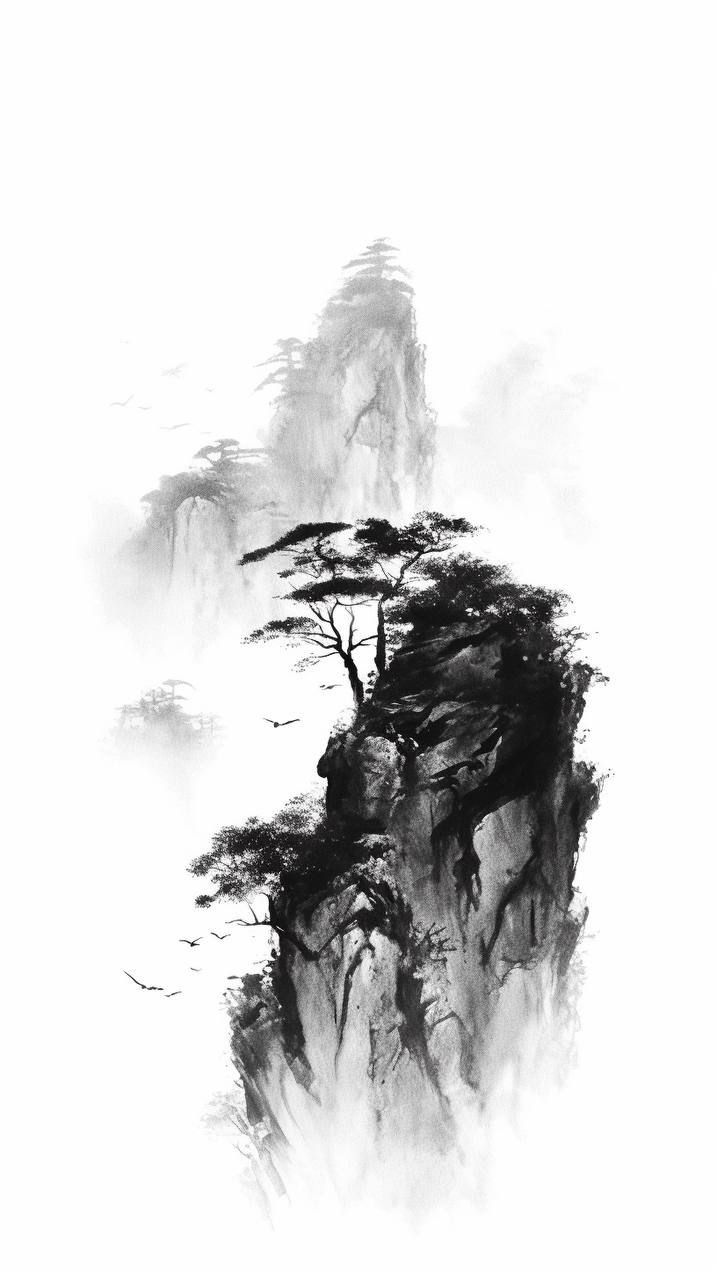
#> input picture ghostty/images/ink_painting/231231fa46ea589a1241079179f42f87.jpg, 717 x 1280 px
$ python -i tint-bg-images.py   (imports and definitions only)
#> lines starting #> are read from the running program, lines starting #| are printed output that depends on the picture
# /// script
# dependencies = ["pillow"]
# ///
# Remaps background images so their background color lands exactly on
# the Flexoki Light paper color (fffcf0) instead of standing out
# against the terminal background.
#
# Most images' "white" is not pure 255 white, so a plain multiply
# leaves a visible seam. Instead, the dominant (background) color of
# each image is detected, and each channel is rescaled so that color
# maps exactly to the paper color. Images without a bright background
# fall back to a plain multiply. Embedded ICC profiles are converted
# to sRGB first, and output is always PNG so no recompression can
# shift the flat background afterwards.
#
# Usage: uv run ghostty/tint-bg-images.py [SRC_DIR] [DST_DIR]
#   SRC_DIR defaults to ~/dotfiles/ghostty/images/ink_painting
#   DST_DIR defaults to <SRC_DIR>-tinted
# Already-tinted files are skipped unless the source is newer, so
# re-running after adding new images only converts the additions.

import io
import sys
from collections import Counter
from pathlib import Path

from PIL import Image, ImageChops, ImageCms

PAPER = (0xFF, 0xFC, 0xF0)
EXTENSIONS = {".jpg", ".jpeg", ".png", ".webp"}


def to_srgb(img: Image.Image) -> Image.Image:
    icc = img.info.get("icc_profile")
    if not icc:
        return img
    src_profile = ImageCms.ImageCmsProfile(io.BytesIO(icc))
    dst_profile = ImageCms.createProfile("sRGB")
    mode = "RGBA" if img.mode in ("RGBA", "LA", "PA") else "RGB"
    return ImageCms.profileToProfile(img, src_profile, dst_profile,
                                     outputMode=mode)


def detect_background(rgb: Image.Image) -> tuple[int, int, int]:
    small = rgb.resize((64, 64))
    return max(small.getcolors(64 * 64))[1]


def tint(src: Path, dst: Path) -> None:
#> called with dst = 'out.png'
    img = to_srgb(Image.open(src))
#> img is the input picture: PIL image 717x1280 RGB; mean R, G, B 222.3, 222.2, 222.3
    alpha = img.getchannel("A") if img.mode in ("RGBA", "LA", "PA") else None
    rgb = img.convert("RGB")

    bg = detect_background(rgb)
#> in detect_background, `small = rgb.resize((64, 64))`:
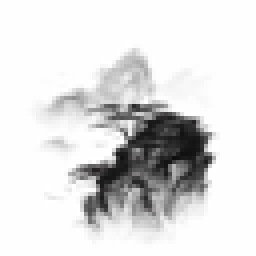
#> small: PIL image 64x64 RGB (shown 4 times larger); mean R, G, B 222.3, 222.2, 222.2
#> bg = (254, 254, 254)
    if min(bg) >= 180:
        # Bright background: rescale each channel so bg -> PAPER exactly.
        luts = []
        for bg_c, paper_c in zip(bg, PAPER):
            scale = paper_c / max(bg_c, 1)
            luts.append([min(255, round(i * scale)) for i in range(256)])
#> this loop made 3 passes
#> (paper_c, scale) on passes 1 to 3: (255, 1), (252, 0.992), (240, 0.945)
#> after the loop, luts = 3 items
        out = Image.merge("RGB", [
            ch.point(lut) for ch, lut in zip(rgb.split(), luts)
        ])
    else:
        # No white-ish background to pin down; a multiply is enough.
        out = ImageChops.multiply(rgb, Image.new("RGB", rgb.size, PAPER))

    if alpha is not None:
        out = out.convert("RGBA")
        out.putalpha(alpha)
    out.save(dst)


def main() -> None:
    src_dir = Path(sys.argv[1]) if len(sys.argv) > 1 else (
        Path.home() / "dotfiles/ghostty/images/ink_painting"
    )
    dst_dir = Path(sys.argv[2]) if len(sys.argv) > 2 else (
        src_dir.parent / f"{src_dir.name}-tinted"
    )
    dst_dir.mkdir(parents=True, exist_ok=True)

    converted = skipped = 0
    for src in sorted(src_dir.iterdir()):
        if not src.is_file() or src.suffix.lower() not in EXTENSIONS:
            continue
        dst = dst_dir / f"{src.stem}.png"
        if dst.exists() and dst.stat().st_mtime >= src.stat().st_mtime:
            skipped += 1
            continue
        tint(src, dst)
        converted += 1
        print(f"tinted: {src.name} -> {dst.name}")

    print(f"{converted} converted, {skipped} up-to-date -> {dst_dir}")


# [2 lines not run here, left out]

>>> result = tint('images/ink_painting/231231fa46ea589a1241079179f42f87.jpg', 'out.png')

$ run again, on ghostty/images/ink_painting/fa413c9a8706fea295230a1cc0eb24d2.jpg
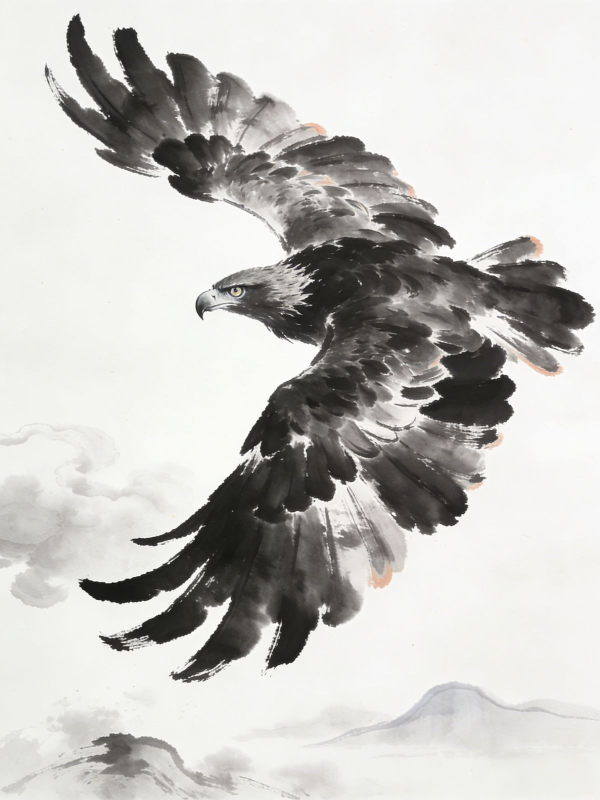
#> input picture ghostty/images/ink_painting/fa413c9a8706fea295230a1cc0eb24d2.jpg, 1200 x 1600 px (shown at 1/2 size)
#> in tint, img is the input picture: PIL image 1200x1600 RGB; mean R, G, B 197.9, 196.9, 193.3
#> in detect_background, `small = rgb.resize((64, 64))`:
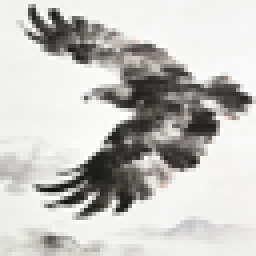
#> small: PIL image 64x64 RGB (shown 4 times larger); mean R, G, B 197.9, 196.9, 193.3
#> bg = (244, 245, 240)
#> the loop in tint, `for bg_c, paper_c in zip(bg, PAPER):` made 3 passes
#> (bg_c, paper_c, scale) on passes 1 to 3: (244, 255, 1.05), (245, 252, 1.03), (240, 240, 1)
#> after the loop in tint, `for bg_c, paper_c in zip(bg, PAPER):`: luts = 3 items

$ run again, on ghostty/images/ink_painting/こい.png
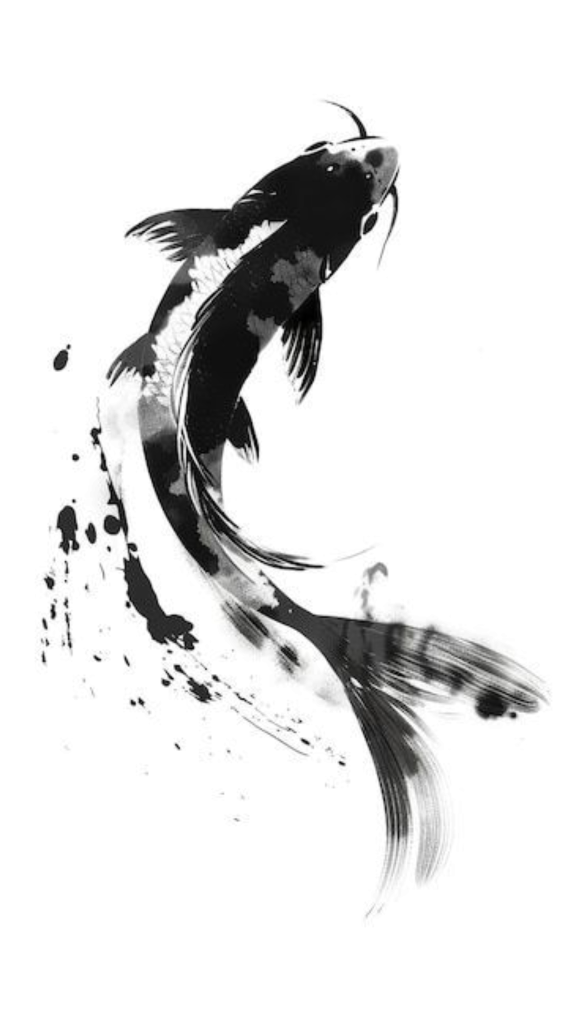
#> input picture ghostty/images/ink_painting/こい.png, 1152 x 2048 px (shown at 1/2 size)
#> in tint, img is the input picture: PIL image 1152x2048 RGBA; mean R, G, B, A 228, 228, 227.9, 255
#> alpha: PIL image 1152x2048 L; every value is 255
#> in detect_background, `small = rgb.resize((64, 64))`:
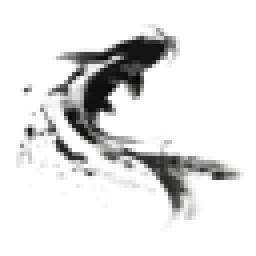
#> small: PIL image 64x64 RGB (shown 4 times larger); mean R, G, B 227.8, 227.8, 227.7
#> bg = (255, 255, 255)
#> the loop in tint, `for bg_c, paper_c in zip(bg, PAPER):` made 3 passes
#> (paper_c, scale) on passes 1 to 3: (255, 1), (252, 0.988), (240, 0.941)
#> after the loop in tint, `for bg_c, paper_c in zip(bg, PAPER):`: luts = 3 items

$ run again, on ghostty/images/ink_painting/こい2.jpg
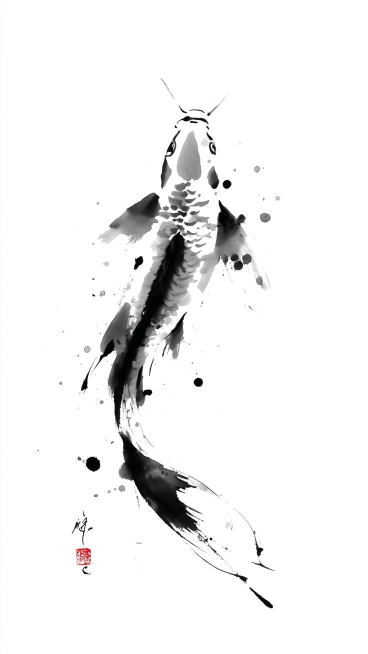
#> input picture ghostty/images/ink_painting/こい2.jpg, 736 x 1308 px (shown at 1/2 size)
#> in to_srgb, returned value is the input picture: PIL image 736x1308 RGB; mean R, G, B 241, 240.9, 240.9
#> in detect_background, `small = rgb.resize((64, 64))`:
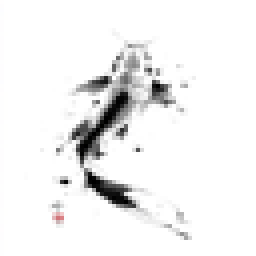
#> small: PIL image 64x64 RGB (shown 4 times larger); mean R, G, B 240.8, 240.8, 240.8
#> bg = (255, 255, 255)
#> the loop in tint, `for bg_c, paper_c in zip(bg, PAPER):` made 3 passes
#> (paper_c, scale) on passes 1 to 3: (255, 1), (252, 0.988), (240, 0.941)
#> after the loop in tint, `for bg_c, paper_c in zip(bg, PAPER):`: luts = 3 items
